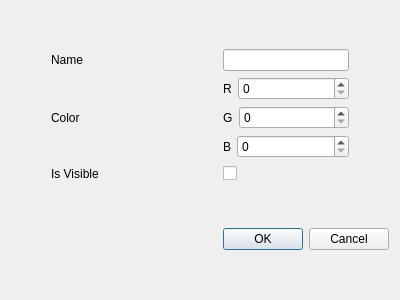
<?xml version="1.0" encoding="UTF-8"?>
<ui version="4.0">
 <class>optionDialog</class>
 <widget class="QDialog" name="optionDialog">
  <property name="geometry">
   <rect>
    <x>0</x>
    <y>0</y>
    <width>400</width>
    <height>300</height>
   </rect>
  </property>
  <property name="windowTitle">
   <string>Dialog</string>
  </property>
  <layout class="QVBoxLayout" name="verticalLayout_3">
   <item>
    <layout class="QVBoxLayout" name="verticalLayout_2">
     <item>
      <layout class="QHBoxLayout" name="horizontalLayout" stretch="0,1,0,1,0">
       <item>
        <spacer name="horizontalSpacer_6">
         <property name="orientation">
          <enum>Qt::Orientation::Horizontal</enum>
         </property>
         <property name="sizeType">
          <enum>QSizePolicy::Policy::Minimum</enum>
         </property>
         <property name="sizeHint" stdset="0">
          <size>
           <width>40</width>
           <height>20</height>
          </size>
         </property>
        </spacer>
       </item>
       <item>
        <widget class="QLabel" name="label">
         <property name="text">
          <string>Name</string>
         </property>
        </widget>
       </item>
       <item>
        <spacer name="horizontalSpacer_2">
         <property name="orientation">
          <enum>Qt::Orientation::Horizontal</enum>
         </property>
         <property name="sizeType">
          <enum>QSizePolicy::Policy::Minimum</enum>
         </property>
         <property name="sizeHint" stdset="0">
          <size>
           <width>40</width>
           <height>20</height>
          </size>
         </property>
        </spacer>
       </item>
       <item>
        <widget class="QLineEdit" name="nameEdit"/>
       </item>
       <item>
        <spacer name="horizontalSpacer_7">
         <property name="orientation">
          <enum>Qt::Orientation::Horizontal</enum>
         </property>
         <property name="sizeHint" stdset="0">
          <size>
           <width>40</width>
           <height>20</height>
          </size>
         </property>
        </spacer>
       </item>
      </layout>
     </item>
     <item>
      <layout class="QHBoxLayout" name="horizontalLayout_6" stretch="0,1,0,1,0">
       <item>
        <spacer name="horizontalSpacer_5">
         <property name="orientation">
          <enum>Qt::Orientation::Horizontal</enum>
         </property>
         <property name="sizeType">
          <enum>QSizePolicy::Policy::Minimum</enum>
         </property>
         <property name="sizeHint" stdset="0">
          <size>
           <width>40</width>
           <height>20</height>
          </size>
         </property>
        </spacer>
       </item>
       <item>
        <widget class="QLabel" name="label_6">
         <property name="text">
          <string>Color</string>
         </property>
        </widget>
       </item>
       <item>
        <spacer name="horizontalSpacer">
         <property name="orientation">
          <enum>Qt::Orientation::Horizontal</enum>
         </property>
         <property name="sizeType">
          <enum>QSizePolicy::Policy::Minimum</enum>
         </property>
         <property name="sizeHint" stdset="0">
          <size>
           <width>40</width>
           <height>20</height>
          </size>
         </property>
        </spacer>
       </item>
       <item>
        <layout class="QVBoxLayout" name="verticalLayout">
         <item>
          <layout class="QHBoxLayout" name="horizontalLayout_2" stretch="0,1">
           <item>
            <widget class="QLabel" name="label_2">
             <property name="text">
              <string>R</string>
             </property>
            </widget>
           </item>
           <item>
            <widget class="QSpinBox" name="rEdit">
             <property name="maximum">
              <number>256</number>
             </property>
            </widget>
           </item>
          </layout>
         </item>
         <item>
          <layout class="QHBoxLayout" name="horizontalLayout_3" stretch="0,1">
           <item>
            <widget class="QLabel" name="label_3">
             <property name="text">
              <string>G</string>
             </property>
            </widget>
           </item>
           <item>
            <widget class="QSpinBox" name="gEdit">
             <property name="maximum">
              <number>256</number>
             </property>
            </widget>
           </item>
          </layout>
         </item>
         <item>
          <layout class="QHBoxLayout" name="horizontalLayout_4" stretch="0,1">
           <item>
            <widget class="QLabel" name="label_4">
             <property name="text">
              <string>B</string>
             </property>
            </widget>
           </item>
           <item>
            <widget class="QSpinBox" name="bEdit">
             <property name="maximum">
              <number>256</number>
             </property>
            </widget>
           </item>
          </layout>
         </item>
        </layout>
       </item>
       <item>
        <spacer name="horizontalSpacer_8">
         <property name="orientation">
          <enum>Qt::Orientation::Horizontal</enum>
         </property>
         <property name="sizeType">
          <enum>QSizePolicy::Policy::Minimum</enum>
         </property>
         <property name="sizeHint" stdset="0">
          <size>
           <width>40</width>
           <height>20</height>
          </size>
         </property>
        </spacer>
       </item>
      </layout>
     </item>
     <item>
      <layout class="QHBoxLayout" name="horizontalLayout_5" stretch="0,1,0,1,0">
       <item>
        <spacer name="horizontalSpacer_4">
         <property name="orientation">
          <enum>Qt::Orientation::Horizontal</enum>
         </property>
         <property name="sizeType">
          <enum>QSizePolicy::Policy::Minimum</enum>
         </property>
         <property name="sizeHint" stdset="0">
          <size>
           <width>40</width>
           <height>20</height>
          </size>
         </property>
        </spacer>
       </item>
       <item>
        <widget class="QLabel" name="label_5">
         <property name="text">
          <string>Is Visible</string>
         </property>
        </widget>
       </item>
       <item>
        <spacer name="horizontalSpacer_3">
         <property name="orientation">
          <enum>Qt::Orientation::Horizontal</enum>
         </property>
         <property name="sizeType">
          <enum>QSizePolicy::Policy::Minimum</enum>
         </property>
         <property name="sizeHint" stdset="0">
          <size>
           <width>40</width>
           <height>20</height>
          </size>
         </property>
        </spacer>
       </item>
       <item>
        <widget class="QCheckBox" name="isVisible">
         <property name="text">
          <string/>
         </property>
        </widget>
       </item>
       <item>
        <spacer name="horizontalSpacer_9">
         <property name="orientation">
          <enum>Qt::Orientation::Horizontal</enum>
         </property>
         <property name="sizeType">
          <enum>QSizePolicy::Policy::Minimum</enum>
         </property>
         <property name="sizeHint" stdset="0">
          <size>
           <width>40</width>
           <height>20</height>
          </size>
         </property>
        </spacer>
       </item>
      </layout>
     </item>
    </layout>
   </item>
   <item>
    <widget class="QDialogButtonBox" name="buttonBox">
     <property name="orientation">
      <enum>Qt::Orientation::Horizontal</enum>
     </property>
     <property name="standardButtons">
      <set>QDialogButtonBox::StandardButton::Cancel|QDialogButtonBox::StandardButton::Ok</set>
     </property>
    </widget>
   </item>
  </layout>
 </widget>
 <resources/>
 <connections>
  <connection>
   <sender>buttonBox</sender>
   <signal>accepted()</signal>
   <receiver>optionDialog</receiver>
   <slot>accept()</slot>
   <hints>
    <hint type="sourcelabel">
     <x>248</x>
     <y>254</y>
    </hint>
    <hint type="destinationlabel">
     <x>157</x>
     <y>274</y>
    </hint>
   </hints>
  </connection>
  <connection>
   <sender>buttonBox</sender>
   <signal>rejected()</signal>
   <receiver>optionDialog</receiver>
   <slot>reject()</slot>
   <hints>
    <hint type="sourcelabel">
     <x>316</x>
     <y>260</y>
    </hint>
    <hint type="destinationlabel">
     <x>286</x>
     <y>274</y>
    </hint>
   </hints>
  </connection>
 </connections>
</ui>
